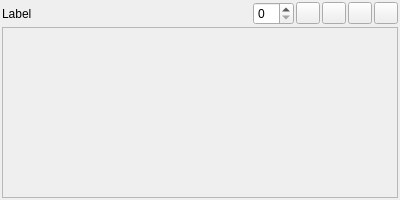
<?xml version="1.0" encoding="UTF-8"?>
<ui version="4.0">
 <class>PropertyControlArray</class>
 <widget class="QWidget" name="PropertyControlArray">
  <property name="geometry">
   <rect>
    <x>0</x>
    <y>0</y>
    <width>400</width>
    <height>200</height>
   </rect>
  </property>
  <property name="sizePolicy">
   <sizepolicy hsizetype="Preferred" vsizetype="Maximum">
    <horstretch>0</horstretch>
    <verstretch>0</verstretch>
   </sizepolicy>
  </property>
  <property name="windowTitle">
   <string>Form</string>
  </property>
  <layout class="QHBoxLayout" name="mLayout">
   <property name="spacing">
    <number>5</number>
   </property>
   <property name="margin">
    <number>2</number>
   </property>
   <item>
    <layout class="QVBoxLayout" name="verticalLayout">
     <property name="spacing">
      <number>2</number>
     </property>
     <property name="bottomMargin">
      <number>0</number>
     </property>
     <item>
      <layout class="QHBoxLayout" name="horizontalLayout">
       <property name="spacing">
        <number>2</number>
       </property>
       <property name="topMargin">
        <number>0</number>
       </property>
       <property name="bottomMargin">
        <number>0</number>
       </property>
       <item>
        <widget class="QLabel" name="mLabel">
         <property name="text">
          <string>Label</string>
         </property>
        </widget>
       </item>
       <item>
        <spacer name="horizontalSpacer_2">
         <property name="orientation">
          <enum>Qt::Horizontal</enum>
         </property>
         <property name="sizeHint" stdset="0">
          <size>
           <width>40</width>
           <height>20</height>
          </size>
         </property>
        </spacer>
       </item>
       <item>
        <widget class="QSpinBox" name="mArraySize">
         <property name="maximumSize">
          <size>
           <width>120</width>
           <height>16777215</height>
          </size>
         </property>
        </widget>
       </item>
       <item>
        <widget class="QPushButton" name="mButtonMoveUp">
         <property name="maximumSize">
          <size>
           <width>24</width>
           <height>22</height>
          </size>
         </property>
         <property name="text">
          <string/>
         </property>
         <property name="icon">
          <iconset resource="dtqt.qrc">
           <normaloff>:/dtQt/icons/blackUpArrow.png</normaloff>:/dtQt/icons/blackUpArrow.png</iconset>
         </property>
        </widget>
       </item>
       <item>
        <widget class="QPushButton" name="mButtonMoveDown">
         <property name="maximumSize">
          <size>
           <width>24</width>
           <height>22</height>
          </size>
         </property>
         <property name="text">
          <string/>
         </property>
         <property name="icon">
          <iconset resource="dtqt.qrc">
           <normaloff>:/dtQt/icons/blackDownArrow.png</normaloff>:/dtQt/icons/blackDownArrow.png</iconset>
         </property>
        </widget>
       </item>
       <item>
        <widget class="QPushButton" name="mButtonAdd">
         <property name="maximumSize">
          <size>
           <width>24</width>
           <height>22</height>
          </size>
         </property>
         <property name="text">
          <string/>
         </property>
         <property name="icon">
          <iconset resource="dtqt.qrc">
           <normaloff>:/dtQt/icons/add.png</normaloff>:/dtQt/icons/add.png</iconset>
         </property>
        </widget>
       </item>
       <item>
        <widget class="QPushButton" name="mButtonRemove">
         <property name="maximumSize">
          <size>
           <width>24</width>
           <height>22</height>
          </size>
         </property>
         <property name="text">
          <string/>
         </property>
         <property name="icon">
          <iconset resource="dtqt.qrc">
           <normaloff>:/dtQt/icons/remove.png</normaloff>:/dtQt/icons/remove.png</iconset>
         </property>
        </widget>
       </item>
      </layout>
     </item>
     <item>
      <widget class="QScrollArea" name="mArrayArea">
       <property name="widgetResizable">
        <bool>true</bool>
       </property>
       <widget class="QWidget" name="mArrayAreaLayout">
        <property name="geometry">
         <rect>
          <x>0</x>
          <y>0</y>
          <width>392</width>
          <height>166</height>
         </rect>
        </property>
        <layout class="QVBoxLayout" name="verticalLayout_2">
         <item>
          <widget class="QWidget" name="widget" native="true"/>
         </item>
        </layout>
       </widget>
      </widget>
     </item>
    </layout>
   </item>
  </layout>
 </widget>
 <resources>
  <include location="dtqt.qrc"/>
 </resources>
 <connections/>
</ui>
